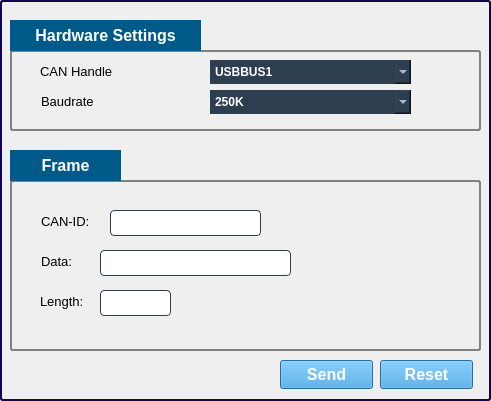
    <widget class="QGroupBox" name="groupBox_3">
     <property name="geometry">
      <rect>
       <x>10</x>
       <y>40</y>
       <width>491</width>
       <height>401</height>
      </rect>
     </property>
     <property name="styleSheet">
      <string notr="true">QGroupBox { 
     border: 2px solid #0f0550; 
     border-radius: 3px; 
 } </string>
     </property>
     <property name="title">
      <string/>
     </property>
     <widget class="QGroupBox" name="groupBox">
      <property name="geometry">
       <rect>
        <x>10</x>
        <y>50</y>
        <width>471</width>
        <height>81</height>
       </rect>
      </property>
      <property name="font">
       <font>
        <bold>false</bold>
       </font>
      </property>
      <property name="styleSheet">
       <string notr="true">QGroupBox { 
     border: 2px solid gray; 
     border-radius: 3px; 
 } </string>
      </property>
      <property name="title">
       <string/>
      </property>
      <widget class="QLabel" name="channelLabel">
       <property name="geometry">
        <rect>
         <x>30</x>
         <y>10</y>
         <width>91</width>
         <height>22</height>
        </rect>
       </property>
       <property name="font">
        <font>
         <family>Arial</family>
         <pointsize>10</pointsize>
        </font>
       </property>
       <property name="text">
        <string>CAN Handle</string>
       </property>
      </widget>
      <widget class="QLabel" name="baudRateLabel">
       <property name="geometry">
        <rect>
         <x>31</x>
         <y>40</y>
         <width>91</width>
         <height>22</height>
        </rect>
       </property>
       <property name="font">
        <font>
         <family>Arial</family>
         <pointsize>10</pointsize>
        </font>
       </property>
       <property name="text">
        <string>Baudrate</string>
       </property>
      </widget>
      <widget class="QComboBox" name="baudRateField">
       <property name="geometry">
        <rect>
         <x>200</x>
         <y>40</y>
         <width>201</width>
         <height>24</height>
        </rect>
       </property>
       <property name="styleSheet">
        <string notr="true">QComboBox{
border:                 none;
background-color:  #2c3e50;
color:                      rgb(255, 255, 255);
font-weight:            bold;
padding:                    5px 

}

QListView{
    border:                 none;
    color:                      rgb(87, 96, 134);
    background-color:   rgb(255, 255, 255);
    font-weight:            bold;
    selection-background-color: rgb(47, 175, 178);
    show-decoration-selected: 1;
    margin-left:                -10px;
    padding-left    :           15px;
}

QListView::item:hover{

    background-color:   rgb(47, 175, 178);
    border:                 none;
}</string>
       </property>
       <item>
        <property name="text">
         <string>250K</string>
        </property>
       </item>
       <item>
        <property name="text">
         <string>5K</string>
        </property>
       </item>
       <item>
        <property name="text">
         <string>10K</string>
        </property>
       </item>
       <item>
        <property name="text">
         <string>20K</string>
        </property>
       </item>
       <item>
        <property name="text">
         <string>33K</string>
        </property>
       </item>
       <item>
        <property name="text">
         <string>47K</string>
        </property>
       </item>
       <item>
        <property name="text">
         <string>50K</string>
        </property>
       </item>
       <item>
        <property name="text">
         <string>83K</string>
        </property>
       </item>
       <item>
        <property name="text">
         <string>95K</string>
        </property>
       </item>
       <item>
        <property name="text">
         <string>100K</string>
        </property>
       </item>
       <item>
        <property name="text">
         <string>125K</string>
        </property>
       </item>
       <item>
        <property name="text">
         <string>500K</string>
        </property>
       </item>
       <item>
        <property name="text">
         <string>800K</string>
        </property>
       </item>
       <item>
        <property name="text">
         <string>1M</string>
        </property>
       </item>
      </widget>
      <widget class="QComboBox" name="channelField">
       <property name="geometry">
        <rect>
         <x>200</x>
         <y>10</y>
         <width>201</width>
         <height>24</height>
        </rect>
       </property>
       <property name="styleSheet">
        <string notr="true">QComboBox{
border:                 none;
background-color:  #2c3e50;
color:                      rgb(255, 255, 255);
font-weight:            bold;
padding:                    5px 

}

QListView{
    border:                 none;
    color:                      rgb(87, 96, 134);
    background-color:   rgb(255, 255, 255);
    font-weight:            bold;
    selection-background-color: rgb(47, 175, 178);
    show-decoration-selected: 1;
    margin-left:                -10px;
    padding-left    :           15px;
}

QListView::item:hover{

    background-color:   rgb(47, 175, 178);
    border:                 none;
}</string>
       </property>
       <item>
        <property name="text">
         <string>USBBUS1</string>
        </property>
       </item>
       <item>
        <property name="text">
         <string>USBBUS2</string>
        </property>
       </item>
       <item>
        <property name="text">
         <string>USBBUS3</string>
        </property>
       </item>
       <item>
        <property name="text">
         <string>USBBUS4</string>
        </property>
       </item>
       <item>
        <property name="text">
         <string>USBBUS5</string>
        </property>
       </item>
       <item>
        <property name="text">
         <string>USBBUS6</string>
        </property>
       </item>
       <item>
        <property name="text">
         <string>USBBUS7</string>
        </property>
       </item>
       <item>
        <property name="text">
         <string>USBBUS8</string>
        </property>
       </item>
       <item>
        <property name="text">
         <string>USBBUS9</string>
        </property>
       </item>
       <item>
        <property name="text">
         <string>USBBUS10</string>
        </property>
       </item>
       <item>
        <property name="text">
         <string>USBBUS11</string>
        </property>
       </item>
       <item>
        <property name="text">
         <string>USBBUS12</string>
        </property>
       </item>
       <item>
        <property name="text">
         <string>USBBUS13</string>
        </property>
       </item>
       <item>
        <property name="text">
         <string>USBBUS14</string>
        </property>
       </item>
       <item>
        <property name="text">
         <string>USBBUS15</string>
        </property>
       </item>
       <item>
        <property name="text">
         <string>USBBUS16</string>
        </property>
       </item>
      </widget>
     </widget>
     <widget class="QLabel" name="SettingsLabel">
      <property name="geometry">
       <rect>
        <x>10</x>
        <y>20</y>
        <width>191</width>
        <height>31</height>
       </rect>
      </property>
      <property name="font">
       <font>
        <bold>true</bold>
        <underline>false</underline>
        <strikeout>false</strikeout>
       </font>
      </property>
      <property name="styleSheet">
       <string notr="true">background-color:#005a89;</string>
      </property>
      <property name="text">
       <string>&lt;html&gt;&lt;head/&gt;&lt;body&gt;&lt;p align=&quot;center&quot;&gt;&lt;span style=&quot; font-size:12pt; color:#ffffff;&quot;&gt;Hardware Settings&lt;/span&gt;&lt;/p&gt;&lt;/body&gt;&lt;/html&gt;</string>
      </property>
     </widget>
     <widget class="QGroupBox" name="groupBox_2">
      <property name="geometry">
       <rect>
        <x>10</x>
        <y>180</y>
        <width>471</width>
        <height>171</height>
       </rect>
      </property>
      <property name="styleSheet">
       <string notr="true">QGroupBox { 
     border: 2px solid gray; 
     border-radius: 3px; 
 } </string>
      </property>
      <property name="title">
       <string/>
      </property>
      <property name="alignment">
       <set>Qt::AlignCenter</set>
      </property>
      <widget class="QLabel" name="idLabel">
       <property name="geometry">
        <rect>
         <x>31</x>
         <y>30</y>
         <width>81</width>
         <height>22</height>
        </rect>
       </property>
       <property name="font">
        <font>
         <family>Arial</family>
         <pointsize>10</pointsize>
        </font>
       </property>
       <property name="text">
        <string>CAN-ID:</string>
       </property>
      </widget>
      <widget class="QLineEdit" name="idField">
       <property name="geometry">
        <rect>
         <x>100</x>
         <y>30</y>
         <width>151</width>
         <height>26</height>
        </rect>
       </property>
       <property name="styleSheet">
        <string notr="true"> QLineEdit { 
                         border-radius: 4px; 
                         color:rgb(0, 0, 0); 
                         background-color: rgb(255, 255, 255); 
                         border-color:  #2c3e50 ;
                          border-top-style:none;
                           border-width: 1px; border-style: solid;
                        
  } 

QLineEdit:focus { 
                         border-style:outset; 
                         border-width:4px; 
                         border-radius: 4px;
                         border-color: #E0E0E0;
                         color:rgb(0, 0, 0); 
                         background-color: #FFFFFF; } </string>
       </property>
       <property name="alignment">
        <set>Qt::AlignCenter</set>
       </property>
      </widget>
      <widget class="QLabel" name="dataLabel">
       <property name="geometry">
        <rect>
         <x>31</x>
         <y>70</y>
         <width>63</width>
         <height>22</height>
        </rect>
       </property>
       <property name="font">
        <font>
         <family>Arial</family>
         <pointsize>10</pointsize>
        </font>
       </property>
       <property name="text">
        <string>Data:</string>
       </property>
      </widget>
      <widget class="QLineEdit" name="dataField">
       <property name="geometry">
        <rect>
         <x>90</x>
         <y>70</y>
         <width>191</width>
         <height>26</height>
        </rect>
       </property>
       <property name="styleSheet">
        <string notr="true"> QLineEdit { 
                         border-radius: 4px; 
                         color:rgb(0, 0, 0); 
                         background-color: rgb(255, 255, 255); 
                         border-color:  #2c3e50 ;
                          border-top-style:none;
                           border-width: 1px; border-style: solid;
                        
  } 

QLineEdit:focus { 
                         border-style:outset; 
                         border-width:4px; 
                         border-radius: 4px;
                         border-color: #E0E0E0;
                         color:rgb(0, 0, 0); 
                         background-color: #FFFFFF; } </string>
       </property>
       <property name="alignment">
        <set>Qt::AlignCenter</set>
       </property>
      </widget>
      <widget class="QLabel" name="dlcLabel">
       <property name="geometry">
        <rect>
         <x>30</x>
         <y>110</y>
         <width>63</width>
         <height>22</height>
        </rect>
       </property>
       <property name="font">
        <font>
         <family>Arial</family>
         <pointsize>10</pointsize>
        </font>
       </property>
       <property name="text">
        <string>Length:</string>
       </property>
      </widget>
      <widget class="QLineEdit" name="dlcField">
       <property name="geometry">
        <rect>
         <x>90</x>
         <y>110</y>
         <width>71</width>
         <height>26</height>
        </rect>
       </property>
       <property name="styleSheet">
        <string notr="true"> QLineEdit { 
                         border-radius: 4px; 
                         color:rgb(0, 0, 0); 
                         background-color: rgb(255, 255, 255); 
                         border-color:  #2c3e50 ;
                          border-top-style:none;
                           border-width: 1px; border-style: solid;
                        
  } 

QLineEdit:focus { 
                         border-style:outset; 
                         border-width:4px; 
                         border-radius: 4px;
                         border-color: #E0E0E0;
                         color:rgb(0, 0, 0); 
                         background-color: #FFFFFF; } </string>
       </property>
       <property name="alignment">
        <set>Qt::AlignCenter</set>
       </property>
      </widget>
     </widget>
     <widget class="QLabel" name="FrameLabel">
      <property name="geometry">
       <rect>
        <x>10</x>
        <y>150</y>
        <width>111</width>
        <height>31</height>
       </rect>
      </property>
      <property name="styleSheet">
       <string notr="true">background-color:#005a89;</string>
      </property>
      <property name="text">
       <string>&lt;html&gt;&lt;head/&gt;&lt;body&gt;&lt;p align=&quot;center&quot;&gt;&lt;span style=&quot; font-size:12pt; font-weight:700; color:#ffffff;&quot;&gt;Frame&lt;/span&gt;&lt;/p&gt;&lt;/body&gt;&lt;/html&gt;</string>
      </property>
     </widget>
     <widget class="QPushButton" name="sendButton">
      <property name="geometry">
       <rect>
        <x>280</x>
        <y>360</y>
        <width>93</width>
        <height>29</height>
       </rect>
      </property>
      <property name="font">
       <font>
        <family>Segoe UI</family>
        <pointsize>12</pointsize>
        <bold>true</bold>
       </font>
      </property>
      <property name="styleSheet">
       <string notr="true">
QPushButton
{
   background-color: #3498db;
   color:white;
}

QPushButton:pressed
{
  background-color: #4CAF50;     
}

QPushButton:hover:!pressed
{
  background-color:#F4F252;
}</string>
      </property>
      <property name="text">
       <string>Send</string>
      </property>
     </widget>
     <widget class="QPushButton" name="restButton">
      <property name="geometry">
       <rect>
        <x>380</x>
        <y>360</y>
        <width>93</width>
        <height>29</height>
       </rect>
      </property>
      <property name="font">
       <font>
        <pointsize>12</pointsize>
        <bold>true</bold>
       </font>
      </property>
      <property name="styleSheet">
       <string notr="true">
QPushButton
{
   background-color: #3498db;
    color:white;
}

QPushButton:pressed
{
  background-color: #DE2626;     
}

QPushButton:hover:!pressed
{
  background-color: #F4F252;
}</string>
      </property>
      <property name="text">
       <string>Reset</string>
      </property>
     </widget>
    </widget>
